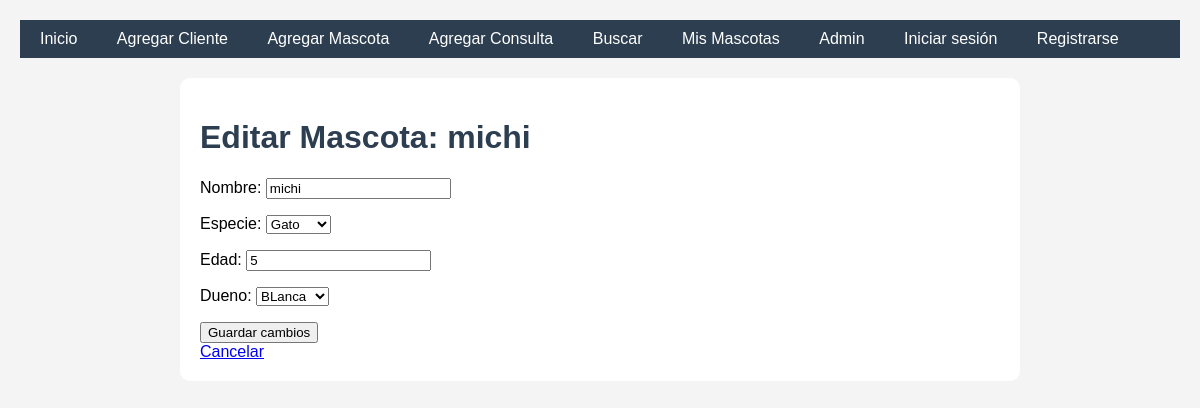
The app's page /mascotas/editar/2/ with its own data.
### veterinaria/models.py (models this page shows, shortened)
class Mascota(models.Model):
    ESPECIES = [
        ('perro', 'Perro'),
        ('gato', 'Gato'),
        ('conejo', 'Conejo'),
        ('ave', 'Ave'),
        ('otro', 'Otro'),
    ]
    nombre = models.CharField(max_length=50)
    especie = models.CharField(max_length=20, choices=ESPECIES)
    edad = models.IntegerField()
    dueno = models.ForeignKey(Cliente, on_delete=models.CASCADE, related_name='mascotas')
    imagen = models.ImageField(upload_to='mascotas/', null=True, blank=True)
    fecha_registro = models.DateField(auto_now_add=True)
    numero_chip = models.IntegerField(unique=True, null=True, blank=True)

class Cliente(models.Model):
    nombre = models.CharField(max_length=50)
    email = models.EmailField()
    telefono = models.CharField(max_length=20)
    def __str__(self):
        return self.nombre

### veterinaria/views.py (the view)
# urls.py: path('mascotas/editar/<int:mascota_id>/', views.editar_mascota, name='editar_mascota'),
def editar_mascota(request, mascota_id):
    mascota = get_object_or_404(Mascota, id=mascota_id)
    if request.method == 'POST':
        form = MascotaForm(request.POST, request.FILES, instance=mascota)
        if form.is_valid():
            form.save()
            return redirect('detalle_mascota', mascota_id=mascota.id)
    else:
        form = MascotaForm(instance=mascota)
    return render(request, 'veterinaria/editar_mascota.html', {'form': form, 'mascota': mascota})

### veterinaria/forms.py
class MascotaForm(forms.ModelForm):
    class Meta:
        model = Mascota
        fields = ['nombre', 'especie', 'edad', 'dueno']

### veterinaria/templates/veterinaria/editar_mascota.html (shortened to what this page needs)
{% extends "veterinaria/base.html" %}
{% block content %}
<h1>Editar Mascota: {{ mascota.nombre }}</h1>
<form method="POST" enctype="multipart/form-data">
    {{ form.as_p }}
    <button type="submit">Guardar cambios</button>
</form>
<a href="{% url 'detalle_mascota' mascota.id %}">Cancelar</a>
{% endblock %}

### veterinaria/templates/veterinaria/base.html (style rules this page uses)
body { font-family: Arial, sans-serif; margin: 0; padding: 20px; background-color: #f4f4f4; }
h1 { color: #2c3e50; }

### records on screen
Mascota: nombre "michi", especie "Gato", edad "5", dueno "BLanca"
